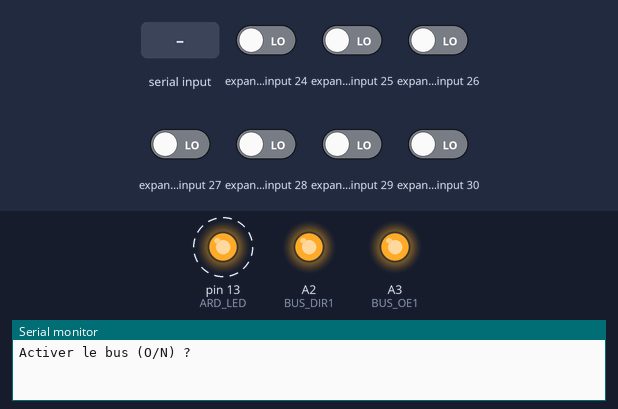
Simulated run of this sketch. Board: Arduino Uno, built with avr-gcc and run on an emulated ATmega328P. On the bench: output pins drawn as LEDs (lit = HIGH), the last lines printed to the serial monitor. Wiring (inferred from the names in the program): MCP23017 port expander at I2C address 0x21; MCP23017 port expander at I2C address 0x22. Dashed ring = blinking. The inputs (shaded band) are chosen by the test bench; at power-on: expander input 24–30 LOW.

Above: at 1.3 s.
1.4 s: "O" received over Serial
At 2.5 s:
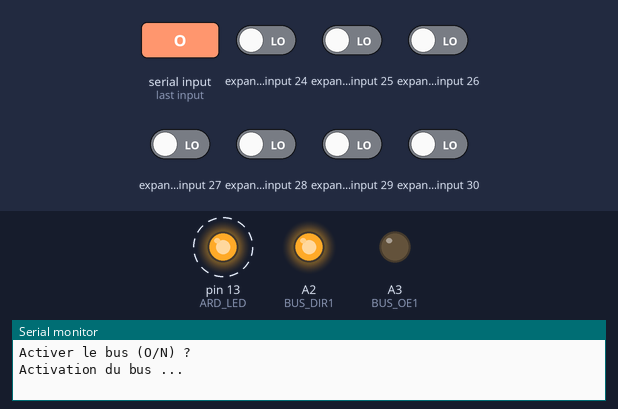
4.4 s: "N" received over Serial
At 5.0 s:
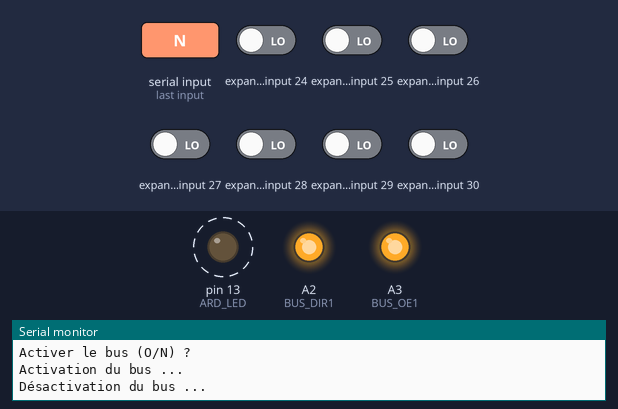
7.4 s: "o" received over Serial
At 8.0 s:
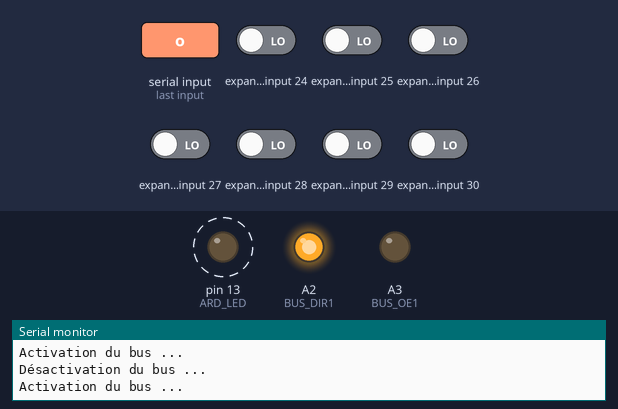
10.4 s: "n" received over Serial
At 11.5 s:
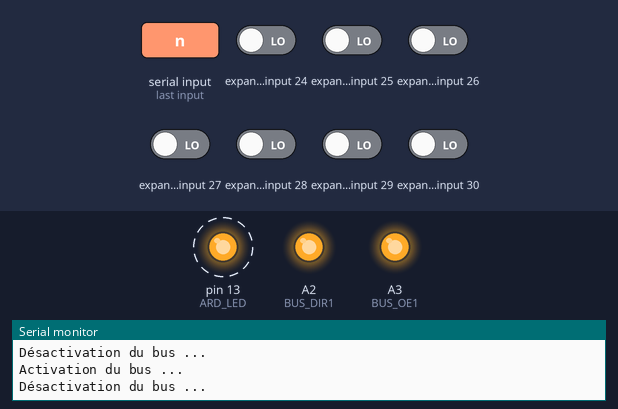
Timing chart, 0 to 14.4 s (numbered marks = the images above; inputs shaded):
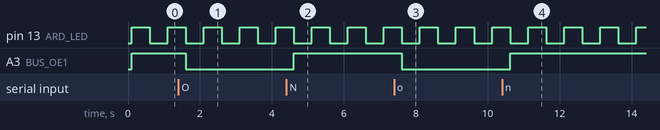

The sketch:

MCP23017_IO_16bit_with_74x245_tristate_buffer.ino
```cpp
// Contrôle de bus 8-bit utilisant :
// MCP23017 = 16bit I/O expander (I2C)
// SN74HC245N = Octal bus transceiver with 3-state outputs

// Arduino connecté à deux MCP23017 (input/output) via protocole I2C
// INPUT = 8 interrupteurs connectés à un 3-state transceiver
// OUTPUT = 8 leds connectée à un 3-state transceiver


#include <Wire.h>
#define DELAY 500 // delay ms between led toggles
#define BUS_DIR1 A2// pin tri-state direction
#define BUS_OE1 A3// pin tri-state output enable
#define BUS_DIR2 A0// pin tri-state direction
#define BUS_OE2 A1// pin tri-state output enable

#define ARD_LED 13 //arduino internal led (always flashing,to show that pgm is running when output is disabled)
#define MCP23017_BASE_ADDR 0x20
#define MCP23017_ADDR1 0x01
#define MCP23017_ADDR2 0x02
#define MCP23017_IODIRA 0x00
#define MCP23017_IODIRB 0x01
#define MCP23017_GPIOA 0x12
#define MCP23017_GPIOB 0x13


boolean toggle_led=0;//used to toggle arduino internal led
uint8_t valeur_switch=0; //=input sur mcp2
uint8_t choix=0; // choix menu activation bus (O/N)


void setup() {
   // put your setup code here, to run once:

  Serial.begin(9600);
  Wire.begin();
  delay(100);

  //registre A mcp1 en output
  Wire.beginTransmission(MCP23017_BASE_ADDR | MCP23017_ADDR1);
  Wire.write(MCP23017_IODIRA);
  Wire.write(0x00);
  Wire.endTransmission();

  //registre B mcp2 en input (= valeur par défaut)
  Wire.beginTransmission(MCP23017_BASE_ADDR | MCP23017_ADDR2);
  Wire.write(MCP23017_IODIRB);
  Wire.write(0xFF);
  Wire.endTransmission();


  //pin modes on arduino
  pinMode(BUS_DIR1,OUTPUT);
  pinMode(BUS_OE1,OUTPUT);
  pinMode(BUS_DIR1,OUTPUT);
  pinMode(BUS_OE1,OUTPUT);

  pinMode(ARD_LED,OUTPUT);

  digitalWrite(BUS_DIR1,HIGH);// DIRECTION bus1 PORTA=>PORTB
  digitalWrite(BUS_OE1,HIGH);// ~OE : output DISABLED

  digitalWrite(BUS_DIR2,LOW);// DIRECTION bus2 PORTB=>PORTA
  digitalWrite(BUS_OE2,LOW);// ~OE : output ENABLED

  //Menu pour activer/désactiver l'interface au bus des leds
  Serial.println("Activer le bus (O/N) ? ");


}


void loop() {

  // put your main code here, to run repeatedly:
  // lire la valeur des switches
  Wire.beginTransmission(MCP23017_BASE_ADDR | MCP23017_ADDR2);
  Wire.write(MCP23017_GPIOB);
  Wire.endTransmission();
  Wire.requestFrom(MCP23017_BASE_ADDR | MCP23017_ADDR2,1);
  if (Wire.available()<=1)
    valeur_switch=Wire.read();

  // allumer les leds
  Wire.beginTransmission(MCP23017_BASE_ADDR | MCP23017_ADDR1);
  Wire.write(MCP23017_GPIOA);
  Wire.write(valeur_switch);
  Wire.endTransmission();


 // flasher la led interne arduino pour vérifier fonctionnement quand
 // le 3-state transceiver n'est pas activé ~OE1=HIGH
 toggle_led=!toggle_led;
    digitalWrite(ARD_LED,toggle_led);
    delay(DELAY);


 // traiter options reçues via moniteur série
  if(Serial.available()>0){
      choix=Serial.read();

      //vider le buffer pour ne pas tenir compte de CR/LF
      while(Serial.available()>0){
        Serial.read();
      }


     if (choix==79 or choix==111){
    Serial.println("Activation du bus ...");
    digitalWrite(BUS_OE1,LOW);// ~OE : output ENABLED
    }
    else if (choix==78 or choix==110){
      Serial.println("Désactivation du bus ...");
      digitalWrite(BUS_OE1,HIGH);// ~OE : output DISABLED
    }


    }


}
```

Measured:
- after the input at 1.4 s, A3 (BUS_OE1): HIGH → LOW after 0.20 s
- after the input at 4.4 s, A3 (BUS_OE1): LOW → HIGH after 0.21 s
- after the input at 7.4 s, A3 (BUS_OE1): HIGH → LOW after 0.21 s
- after the input at 10.4 s, A3 (BUS_OE1): LOW → HIGH after 0.22 s
- by itself, pin 13 (ARD_LED): alternates HIGH for 0.50 s and LOW for 0.50 s
